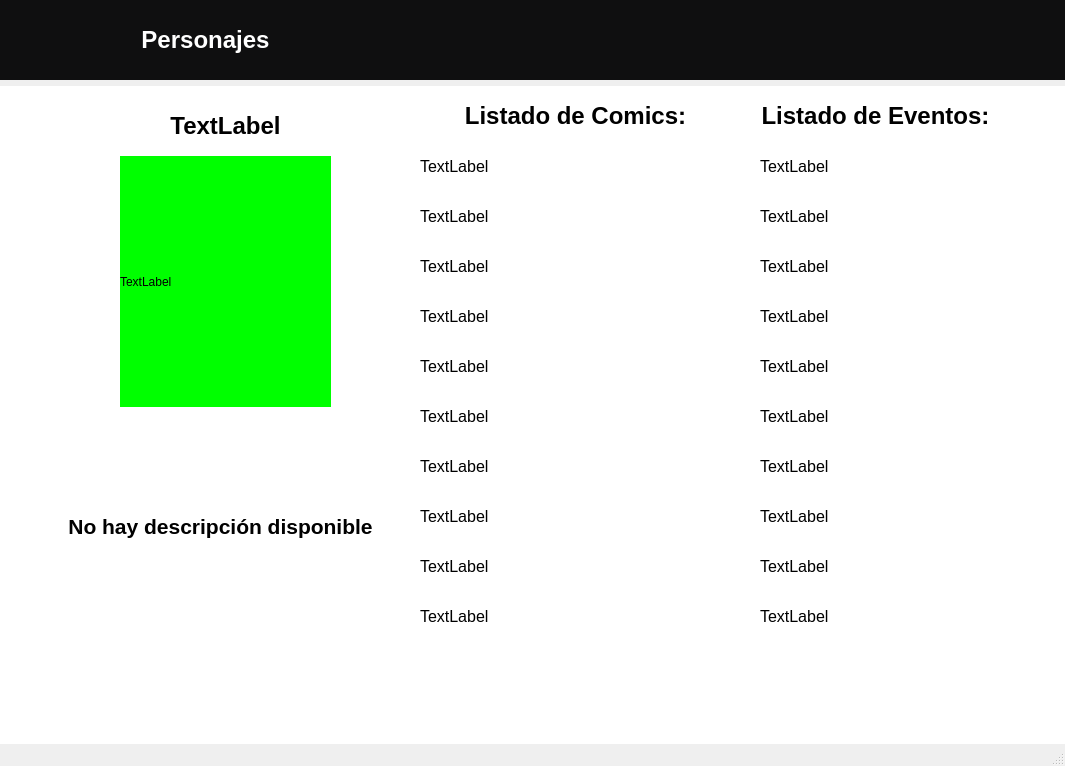
<?xml version="1.0" encoding="UTF-8"?>
<ui version="4.0">
 <class>DetailCharacterWindow</class>
 <widget class="QMainWindow" name="DetailCharacterWindow">
  <property name="geometry">
   <rect>
    <x>0</x>
    <y>0</y>
    <width>1065</width>
    <height>766</height>
   </rect>
  </property>
  <property name="windowTitle">
   <string>Ventana Personaje Detallado</string>
  </property>
  <widget class="QWidget" name="centralwidget">
   <widget class="QWidget" name="verticalLayoutWidget">
    <property name="geometry">
     <rect>
      <x>0</x>
      <y>0</y>
      <width>1071</width>
      <height>791</height>
     </rect>
    </property>
    <layout class="QVBoxLayout" name="verticalLayout">
     <item>
      <widget class="QWidget" name="widget_2" native="true">
       <property name="maximumSize">
        <size>
         <width>16777215</width>
         <height>80</height>
        </size>
       </property>
       <property name="styleSheet">
        <string notr="true">background-color: rgb(15, 15, 16);</string>
       </property>
       <widget class="QLabel" name="mar">
        <property name="geometry">
         <rect>
          <x>460</x>
          <y>10</y>
          <width>171</width>
          <height>61</height>
         </rect>
        </property>
        <property name="autoFillBackground">
         <bool>false</bool>
        </property>
        <property name="text">
         <string/>
        </property>
        <property name="pixmap">
         <pixmap>img/marvelLogo.png</pixmap>
        </property>
        <property name="scaledContents">
         <bool>true</bool>
        </property>
       </widget>
       <widget class="QLabel" name="label_4">
        <property name="geometry">
         <rect>
          <x>130</x>
          <y>20</y>
          <width>151</width>
          <height>41</height>
         </rect>
        </property>
        <property name="text">
         <string>&lt;html&gt;&lt;head/&gt;&lt;body&gt;&lt;p align=&quot;center&quot;&gt;&lt;span style=&quot; font-size:18pt; font-weight:600; color:#ffffff;&quot;&gt;Personajes&lt;/span&gt;&lt;/p&gt;&lt;/body&gt;&lt;/html&gt;</string>
        </property>
       </widget>
      </widget>
     </item>
     <item>
      <widget class="QWidget" name="widget" native="true">
       <property name="styleSheet">
        <string notr="true">background-color: rgb(255, 255, 255);</string>
       </property>
       <widget class="QLabel" name="detailImageCharacter">
        <property name="geometry">
         <rect>
          <x>120</x>
          <y>70</y>
          <width>211</width>
          <height>251</height>
         </rect>
        </property>
        <property name="styleSheet">
         <string notr="true">border-color: rgb(0, 0, 0);
background-color: rgb(0, 255, 0);</string>
        </property>
        <property name="text">
         <string>TextLabel</string>
        </property>
        <property name="scaledContents">
         <bool>true</bool>
        </property>
       </widget>
       <widget class="QLabel" name="detailNameCharacter">
        <property name="geometry">
         <rect>
          <x>50</x>
          <y>20</y>
          <width>351</width>
          <height>41</height>
         </rect>
        </property>
        <property name="text">
         <string>&lt;html&gt;&lt;head/&gt;&lt;body&gt;&lt;p align=&quot;center&quot;&gt;&lt;span style=&quot; font-size:18pt; font-weight:600;&quot;&gt;TextLabel&lt;/span&gt;&lt;/p&gt;&lt;/body&gt;&lt;/html&gt;</string>
        </property>
       </widget>
       <widget class="QLabel" name="detailDescriptionCharacter">
        <property name="geometry">
         <rect>
          <x>40</x>
          <y>350</y>
          <width>361</width>
          <height>181</height>
         </rect>
        </property>
        <property name="text">
         <string>&lt;html&gt;&lt;head/&gt;&lt;body&gt;&lt;p align=&quot;center&quot;&gt;&lt;span style=&quot; font-size:16pt; font-weight:600;&quot;&gt;No hay descripción disponible&lt;/span&gt;&lt;/p&gt;&lt;/body&gt;&lt;/html&gt;</string>
        </property>
        <property name="textFormat">
         <enum>Qt::RichText</enum>
        </property>
        <property name="scaledContents">
         <bool>false</bool>
        </property>
        <property name="wordWrap">
         <bool>true</bool>
        </property>
       </widget>
       <widget class="QLabel" name="label_8">
        <property name="geometry">
         <rect>
          <x>460</x>
          <y>10</y>
          <width>231</width>
          <height>41</height>
         </rect>
        </property>
        <property name="text">
         <string>&lt;html&gt;&lt;head/&gt;&lt;body&gt;&lt;p align=&quot;center&quot;&gt;&lt;span style=&quot; font-size:18pt; font-weight:600;&quot;&gt;Listado de Comics:&lt;/span&gt;&lt;/p&gt;&lt;/body&gt;&lt;/html&gt;</string>
        </property>
       </widget>
       <widget class="QLabel" name="detailICharacterComic_1">
        <property name="geometry">
         <rect>
          <x>420</x>
          <y>60</y>
          <width>311</width>
          <height>41</height>
         </rect>
        </property>
        <property name="text">
         <string>&lt;html&gt;&lt;head/&gt;&lt;body&gt;&lt;p&gt;&lt;span style=&quot; font-size:12pt;&quot;&gt;TextLabel&lt;/span&gt;&lt;/p&gt;&lt;/body&gt;&lt;/html&gt;</string>
        </property>
        <property name="wordWrap">
         <bool>true</bool>
        </property>
       </widget>
       <widget class="QLabel" name="detailICharacterComic_2">
        <property name="geometry">
         <rect>
          <x>420</x>
          <y>110</y>
          <width>311</width>
          <height>41</height>
         </rect>
        </property>
        <property name="text">
         <string>&lt;html&gt;&lt;head/&gt;&lt;body&gt;&lt;p&gt;&lt;span style=&quot; font-size:12pt;&quot;&gt;TextLabel&lt;/span&gt;&lt;/p&gt;&lt;/body&gt;&lt;/html&gt;</string>
        </property>
        <property name="wordWrap">
         <bool>true</bool>
        </property>
       </widget>
       <widget class="QLabel" name="detailICharacterComic_4">
        <property name="geometry">
         <rect>
          <x>420</x>
          <y>210</y>
          <width>311</width>
          <height>41</height>
         </rect>
        </property>
        <property name="text">
         <string>&lt;html&gt;&lt;head/&gt;&lt;body&gt;&lt;p&gt;&lt;span style=&quot; font-size:12pt;&quot;&gt;TextLabel&lt;/span&gt;&lt;/p&gt;&lt;/body&gt;&lt;/html&gt;</string>
        </property>
        <property name="wordWrap">
         <bool>true</bool>
        </property>
       </widget>
       <widget class="QLabel" name="detailICharacterComic_3">
        <property name="geometry">
         <rect>
          <x>420</x>
          <y>160</y>
          <width>311</width>
          <height>41</height>
         </rect>
        </property>
        <property name="text">
         <string>&lt;html&gt;&lt;head/&gt;&lt;body&gt;&lt;p&gt;&lt;span style=&quot; font-size:12pt;&quot;&gt;TextLabel&lt;/span&gt;&lt;/p&gt;&lt;/body&gt;&lt;/html&gt;</string>
        </property>
        <property name="wordWrap">
         <bool>true</bool>
        </property>
       </widget>
       <widget class="QLabel" name="detailICharacterComic_6">
        <property name="geometry">
         <rect>
          <x>420</x>
          <y>310</y>
          <width>311</width>
          <height>41</height>
         </rect>
        </property>
        <property name="text">
         <string>&lt;html&gt;&lt;head/&gt;&lt;body&gt;&lt;p&gt;&lt;span style=&quot; font-size:12pt;&quot;&gt;TextLabel&lt;/span&gt;&lt;/p&gt;&lt;/body&gt;&lt;/html&gt;</string>
        </property>
        <property name="wordWrap">
         <bool>true</bool>
        </property>
       </widget>
       <widget class="QLabel" name="detailICharacterComic_5">
        <property name="geometry">
         <rect>
          <x>420</x>
          <y>260</y>
          <width>311</width>
          <height>41</height>
         </rect>
        </property>
        <property name="text">
         <string>&lt;html&gt;&lt;head/&gt;&lt;body&gt;&lt;p&gt;&lt;span style=&quot; font-size:12pt;&quot;&gt;TextLabel&lt;/span&gt;&lt;/p&gt;&lt;/body&gt;&lt;/html&gt;</string>
        </property>
        <property name="wordWrap">
         <bool>true</bool>
        </property>
       </widget>
       <widget class="QLabel" name="detailICharacterComic_8">
        <property name="geometry">
         <rect>
          <x>420</x>
          <y>410</y>
          <width>311</width>
          <height>41</height>
         </rect>
        </property>
        <property name="text">
         <string>&lt;html&gt;&lt;head/&gt;&lt;body&gt;&lt;p&gt;&lt;span style=&quot; font-size:12pt;&quot;&gt;TextLabel&lt;/span&gt;&lt;/p&gt;&lt;/body&gt;&lt;/html&gt;</string>
        </property>
        <property name="wordWrap">
         <bool>true</bool>
        </property>
       </widget>
       <widget class="QLabel" name="detailICharacterComic_7">
        <property name="geometry">
         <rect>
          <x>420</x>
          <y>360</y>
          <width>311</width>
          <height>41</height>
         </rect>
        </property>
        <property name="text">
         <string>&lt;html&gt;&lt;head/&gt;&lt;body&gt;&lt;p&gt;&lt;span style=&quot; font-size:12pt;&quot;&gt;TextLabel&lt;/span&gt;&lt;/p&gt;&lt;/body&gt;&lt;/html&gt;</string>
        </property>
        <property name="wordWrap">
         <bool>true</bool>
        </property>
       </widget>
       <widget class="QLabel" name="detailICharacterComic_10">
        <property name="geometry">
         <rect>
          <x>420</x>
          <y>510</y>
          <width>311</width>
          <height>41</height>
         </rect>
        </property>
        <property name="text">
         <string>&lt;html&gt;&lt;head/&gt;&lt;body&gt;&lt;p&gt;&lt;span style=&quot; font-size:12pt;&quot;&gt;TextLabel&lt;/span&gt;&lt;/p&gt;&lt;/body&gt;&lt;/html&gt;</string>
        </property>
        <property name="wordWrap">
         <bool>true</bool>
        </property>
       </widget>
       <widget class="QLabel" name="detailICharacterComic_9">
        <property name="geometry">
         <rect>
          <x>420</x>
          <y>460</y>
          <width>311</width>
          <height>41</height>
         </rect>
        </property>
        <property name="text">
         <string>&lt;html&gt;&lt;head/&gt;&lt;body&gt;&lt;p&gt;&lt;span style=&quot; font-size:12pt;&quot;&gt;TextLabel&lt;/span&gt;&lt;/p&gt;&lt;/body&gt;&lt;/html&gt;</string>
        </property>
        <property name="wordWrap">
         <bool>true</bool>
        </property>
       </widget>
       <widget class="QLabel" name="label_34">
        <property name="geometry">
         <rect>
          <x>750</x>
          <y>10</y>
          <width>251</width>
          <height>41</height>
         </rect>
        </property>
        <property name="text">
         <string>&lt;html&gt;&lt;head/&gt;&lt;body&gt;&lt;p align=&quot;center&quot;&gt;&lt;span style=&quot; font-size:18pt; font-weight:600;&quot;&gt;Listado de Eventos:&lt;/span&gt;&lt;/p&gt;&lt;/body&gt;&lt;/html&gt;</string>
        </property>
       </widget>
       <widget class="QLabel" name="detailICharacterEvent_8">
        <property name="geometry">
         <rect>
          <x>760</x>
          <y>410</y>
          <width>221</width>
          <height>41</height>
         </rect>
        </property>
        <property name="text">
         <string>&lt;html&gt;&lt;head/&gt;&lt;body&gt;&lt;p&gt;&lt;span style=&quot; font-size:12pt;&quot;&gt;TextLabel&lt;/span&gt;&lt;/p&gt;&lt;/body&gt;&lt;/html&gt;</string>
        </property>
        <property name="wordWrap">
         <bool>true</bool>
        </property>
       </widget>
       <widget class="QLabel" name="detailICharacterEvent_10">
        <property name="geometry">
         <rect>
          <x>760</x>
          <y>510</y>
          <width>221</width>
          <height>41</height>
         </rect>
        </property>
        <property name="text">
         <string>&lt;html&gt;&lt;head/&gt;&lt;body&gt;&lt;p&gt;&lt;span style=&quot; font-size:12pt;&quot;&gt;TextLabel&lt;/span&gt;&lt;/p&gt;&lt;/body&gt;&lt;/html&gt;</string>
        </property>
        <property name="wordWrap">
         <bool>true</bool>
        </property>
       </widget>
       <widget class="QLabel" name="detailICharacterEvent_4">
        <property name="geometry">
         <rect>
          <x>760</x>
          <y>210</y>
          <width>221</width>
          <height>41</height>
         </rect>
        </property>
        <property name="text">
         <string>&lt;html&gt;&lt;head/&gt;&lt;body&gt;&lt;p&gt;&lt;span style=&quot; font-size:12pt;&quot;&gt;TextLabel&lt;/span&gt;&lt;/p&gt;&lt;/body&gt;&lt;/html&gt;</string>
        </property>
        <property name="wordWrap">
         <bool>true</bool>
        </property>
       </widget>
       <widget class="QLabel" name="detailICharacterEvent_6">
        <property name="geometry">
         <rect>
          <x>760</x>
          <y>310</y>
          <width>221</width>
          <height>41</height>
         </rect>
        </property>
        <property name="text">
         <string>&lt;html&gt;&lt;head/&gt;&lt;body&gt;&lt;p&gt;&lt;span style=&quot; font-size:12pt;&quot;&gt;TextLabel&lt;/span&gt;&lt;/p&gt;&lt;/body&gt;&lt;/html&gt;</string>
        </property>
        <property name="wordWrap">
         <bool>true</bool>
        </property>
       </widget>
       <widget class="QLabel" name="detailICharacterEvent_2">
        <property name="geometry">
         <rect>
          <x>760</x>
          <y>110</y>
          <width>221</width>
          <height>41</height>
         </rect>
        </property>
        <property name="text">
         <string>&lt;html&gt;&lt;head/&gt;&lt;body&gt;&lt;p&gt;&lt;span style=&quot; font-size:12pt;&quot;&gt;TextLabel&lt;/span&gt;&lt;/p&gt;&lt;/body&gt;&lt;/html&gt;</string>
        </property>
        <property name="wordWrap">
         <bool>true</bool>
        </property>
       </widget>
       <widget class="QLabel" name="detailICharacterEvent_3">
        <property name="geometry">
         <rect>
          <x>760</x>
          <y>160</y>
          <width>221</width>
          <height>41</height>
         </rect>
        </property>
        <property name="text">
         <string>&lt;html&gt;&lt;head/&gt;&lt;body&gt;&lt;p&gt;&lt;span style=&quot; font-size:12pt;&quot;&gt;TextLabel&lt;/span&gt;&lt;/p&gt;&lt;/body&gt;&lt;/html&gt;</string>
        </property>
        <property name="wordWrap">
         <bool>true</bool>
        </property>
       </widget>
       <widget class="QLabel" name="detailICharacterEvent_5">
        <property name="geometry">
         <rect>
          <x>760</x>
          <y>260</y>
          <width>221</width>
          <height>41</height>
         </rect>
        </property>
        <property name="text">
         <string>&lt;html&gt;&lt;head/&gt;&lt;body&gt;&lt;p&gt;&lt;span style=&quot; font-size:12pt;&quot;&gt;TextLabel&lt;/span&gt;&lt;/p&gt;&lt;/body&gt;&lt;/html&gt;</string>
        </property>
        <property name="wordWrap">
         <bool>true</bool>
        </property>
       </widget>
       <widget class="QLabel" name="detailICharacterEvent_1">
        <property name="geometry">
         <rect>
          <x>760</x>
          <y>60</y>
          <width>221</width>
          <height>41</height>
         </rect>
        </property>
        <property name="text">
         <string>&lt;html&gt;&lt;head/&gt;&lt;body&gt;&lt;p&gt;&lt;span style=&quot; font-size:12pt;&quot;&gt;TextLabel&lt;/span&gt;&lt;/p&gt;&lt;/body&gt;&lt;/html&gt;</string>
        </property>
        <property name="wordWrap">
         <bool>true</bool>
        </property>
       </widget>
       <widget class="QLabel" name="detailICharacterEvent_9">
        <property name="geometry">
         <rect>
          <x>760</x>
          <y>460</y>
          <width>221</width>
          <height>41</height>
         </rect>
        </property>
        <property name="text">
         <string>&lt;html&gt;&lt;head/&gt;&lt;body&gt;&lt;p&gt;&lt;span style=&quot; font-size:12pt;&quot;&gt;TextLabel&lt;/span&gt;&lt;/p&gt;&lt;/body&gt;&lt;/html&gt;</string>
        </property>
        <property name="wordWrap">
         <bool>true</bool>
        </property>
       </widget>
       <widget class="QLabel" name="detailICharacterEvent_7">
        <property name="geometry">
         <rect>
          <x>760</x>
          <y>360</y>
          <width>221</width>
          <height>41</height>
         </rect>
        </property>
        <property name="text">
         <string>&lt;html&gt;&lt;head/&gt;&lt;body&gt;&lt;p&gt;&lt;span style=&quot; font-size:12pt;&quot;&gt;TextLabel&lt;/span&gt;&lt;/p&gt;&lt;/body&gt;&lt;/html&gt;</string>
        </property>
        <property name="wordWrap">
         <bool>true</bool>
        </property>
       </widget>
      </widget>
     </item>
    </layout>
   </widget>
  </widget>
  <widget class="QMenuBar" name="menubar">
   <property name="geometry">
    <rect>
     <x>0</x>
     <y>0</y>
     <width>1065</width>
     <height>21</height>
    </rect>
   </property>
  </widget>
  <widget class="QStatusBar" name="statusbar"/>
 </widget>
 <resources/>
 <connections/>
</ui>
